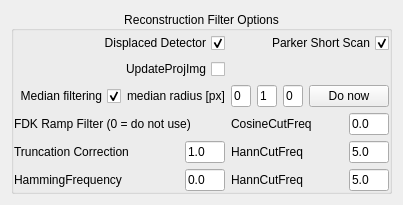
          <widget class="QWidget" name="tab_10">
           <attribute name="title">
            <string>Reconstruction options</string>
           </attribute>
           <layout class="QGridLayout" name="gridLayout_49">
            <item row="0" column="0">
             <widget class="QGroupBox" name="groupBox_3">
              <property name="minimumSize">
               <size>
                <width>0</width>
                <height>0</height>
               </size>
              </property>
              <property name="maximumSize">
               <size>
                <width>16777215</width>
                <height>400</height>
               </size>
              </property>
              <property name="title">
               <string>Reconstruction Filter Options</string>
              </property>
              <property name="alignment">
               <set>Qt::AlignCenter</set>
              </property>
              <layout class="QGridLayout" name="gridLayout_19">
               <property name="leftMargin">
                <number>0</number>
               </property>
               <property name="topMargin">
                <number>2</number>
               </property>
               <property name="rightMargin">
                <number>0</number>
               </property>
               <property name="bottomMargin">
                <number>0</number>
               </property>
               <item row="0" column="0">
                <layout class="QGridLayout" name="gridLayout_17">
                 <item row="5" column="6" colspan="2">
                  <widget class="QLabel" name="label_31">
                   <property name="maximumSize">
                    <size>
                     <width>90</width>
                     <height>16777215</height>
                    </size>
                   </property>
                   <property name="text">
                    <string>HannCutFreq</string>
                   </property>
                  </widget>
                 </item>
                 <item row="4" column="8">
                  <widget class="QLineEdit" name="lineEdit_Ramp_HannCut">
                   <property name="maximumSize">
                    <size>
                     <width>40</width>
                     <height>16777215</height>
                    </size>
                   </property>
                   <property name="text">
                    <string>5.0</string>
                   </property>
                  </widget>
                 </item>
                 <item row="3" column="6" colspan="2">
                  <widget class="QLabel" name="label_29">
                   <property name="maximumSize">
                    <size>
                     <width>90</width>
                     <height>16777215</height>
                    </size>
                   </property>
                   <property name="text">
                    <string>CosineCutFreq</string>
                   </property>
                  </widget>
                 </item>
                 <item row="5" column="4">
                  <widget class="QLineEdit" name="lineEdit_Ramp_Hamming">
                   <property name="maximumSize">
                    <size>
                     <width>40</width>
                     <height>16777215</height>
                    </size>
                   </property>
                   <property name="text">
                    <string>0.0</string>
                   </property>
                  </widget>
                 </item>
                 <item row="2" column="1" colspan="4">
                  <widget class="QLabel" name="label_50">
                   <property name="text">
                    <string>median radius [px]</string>
                   </property>
                  </widget>
                 </item>
                 <item row="5" column="8">
                  <widget class="QLineEdit" name="lineEdit_Ramp_HannCutY">
                   <property name="maximumSize">
                    <size>
                     <width>40</width>
                     <height>16777215</height>
                    </size>
                   </property>
                   <property name="text">
                    <string>5.0</string>
                   </property>
                  </widget>
                 </item>
                 <item row="3" column="8">
                  <widget class="QLineEdit" name="lineEdit_Ramp_CosineCut">
                   <property name="maximumSize">
                    <size>
                     <width>40</width>
                     <height>16777215</height>
                    </size>
                   </property>
                   <property name="text">
                    <string>0.0</string>
                   </property>
                  </widget>
                 </item>
                 <item row="4" column="6" colspan="2">
                  <widget class="QLabel" name="label_28">
                   <property name="maximumSize">
                    <size>
                     <width>90</width>
                     <height>16777215</height>
                    </size>
                   </property>
                   <property name="text">
                    <string>HannCutFreq</string>
                   </property>
                  </widget>
                 </item>
                 <item row="0" column="0" colspan="5">
                  <widget class="QCheckBox" name="checkBox_UseDDF">
                   <property name="maximumSize">
                    <size>
                     <width>140</width>
                     <height>16777215</height>
                    </size>
                   </property>
                   <property name="layoutDirection">
                    <enum>Qt::RightToLeft</enum>
                   </property>
                   <property name="text">
                    <string>Displaced Detector</string>
                   </property>
                   <property name="checked">
                    <bool>true</bool>
                   </property>
                  </widget>
                 </item>
                 <item row="2" column="0">
                  <widget class="QCheckBox" name="checkBox_PostMedianOn">
                   <property name="layoutDirection">
                    <enum>Qt::RightToLeft</enum>
                   </property>
                   <property name="text">
                    <string>Median filtering</string>
                   </property>
                   <property name="checked">
                    <bool>true</bool>
                   </property>
                  </widget>
                 </item>
                 <item row="2" column="6" colspan="3">
                  <layout class="QHBoxLayout" name="horizontalLayout_2">
                   <item>
                    <widget class="QLineEdit" name="lineEdit_PostMedSizeX">
                     <property name="maximumSize">
                      <size>
                       <width>20</width>
                       <height>16777215</height>
                      </size>
                     </property>
                     <property name="text">
                      <string>0</string>
                     </property>
                    </widget>
                   </item>
                   <item>
                    <widget class="QLineEdit" name="lineEdit_PostMedSizeZ">
                     <property name="maximumSize">
                      <size>
                       <width>20</width>
                       <height>16777215</height>
                      </size>
                     </property>
                     <property name="text">
                      <string>1</string>
                     </property>
                    </widget>
                   </item>
                   <item>
                    <widget class="QLineEdit" name="lineEdit_PostMedSizeY">
                     <property name="maximumSize">
                      <size>
                       <width>20</width>
                       <height>16777215</height>
                      </size>
                     </property>
                     <property name="text">
                      <string>0</string>
                     </property>
                    </widget>
                   </item>
                   <item>
                    <widget class="QPushButton" name="pushButtonMedianDoNow">
                     <property name="text">
                      <string>Do now</string>
                     </property>
                    </widget>
                   </item>
                  </layout>
                 </item>
                 <item row="0" column="6" colspan="3">
                  <widget class="QCheckBox" name="checkBox_UsePSSF">
                   <property name="maximumSize">
                    <size>
                     <width>16777215</width>
                     <height>16777215</height>
                    </size>
                   </property>
                   <property name="layoutDirection">
                    <enum>Qt::RightToLeft</enum>
                   </property>
                   <property name="text">
                    <string>Parker Short Scan</string>
                   </property>
                   <property name="checked">
                    <bool>true</bool>
                   </property>
                  </widget>
                 </item>
                 <item row="3" column="0" colspan="5">
                  <widget class="QLabel" name="label_26">
                   <property name="maximumSize">
                    <size>
                     <width>220</width>
                     <height>16777215</height>
                    </size>
                   </property>
                   <property name="text">
                    <string>FDK Ramp Filter (0 = do not use)</string>
                   </property>
                  </widget>
                 </item>
                 <item row="1" column="0" colspan="5">
                  <widget class="QCheckBox" name="checkBox_UpdateAfterFiltering">
                   <property name="layoutDirection">
                    <enum>Qt::RightToLeft</enum>
                   </property>
                   <property name="text">
                    <string>UpdateProjImg</string>
                   </property>
                   <property name="checked">
                    <bool>false</bool>
                   </property>
                  </widget>
                 </item>
                 <item row="4" column="0" colspan="4">
                  <widget class="QLabel" name="label_27">
                   <property name="maximumSize">
                    <size>
                     <width>150</width>
                     <height>16777215</height>
                    </size>
                   </property>
                   <property name="text">
                    <string>Truncation Correction</string>
                   </property>
                  </widget>
                 </item>
                 <item row="5" column="0" colspan="4">
                  <widget class="QLabel" name="label_30">
                   <property name="maximumSize">
                    <size>
                     <width>150</width>
                     <height>16777215</height>
                    </size>
                   </property>
                   <property name="text">
                    <string>HammingFrequency</string>
                   </property>
                  </widget>
                 </item>
                 <item row="4" column="4">
                  <widget class="QLineEdit" name="lineEdit_Ramp_TruncationCorrection">
                   <property name="maximumSize">
                    <size>
                     <width>40</width>
                     <height>16777215</height>
                    </size>
                   </property>
                   <property name="text">
                    <string>1.0</string>
                   </property>
                  </widget>
                 </item>
                 <item row="4" column="5">
                  <spacer name="horizontalSpacer_2">
                   <property name="orientation">
                    <enum>Qt::Horizontal</enum>
                   </property>
                   <property name="sizeHint" stdset="0">
                    <size>
                     <width>0</width>
                     <height>20</height>
                    </size>
                   </property>
                  </spacer>
                 </item>
                </layout>
               </item>
              </layout>
             </widget>
            </item>
           </layout>
          </widget>
